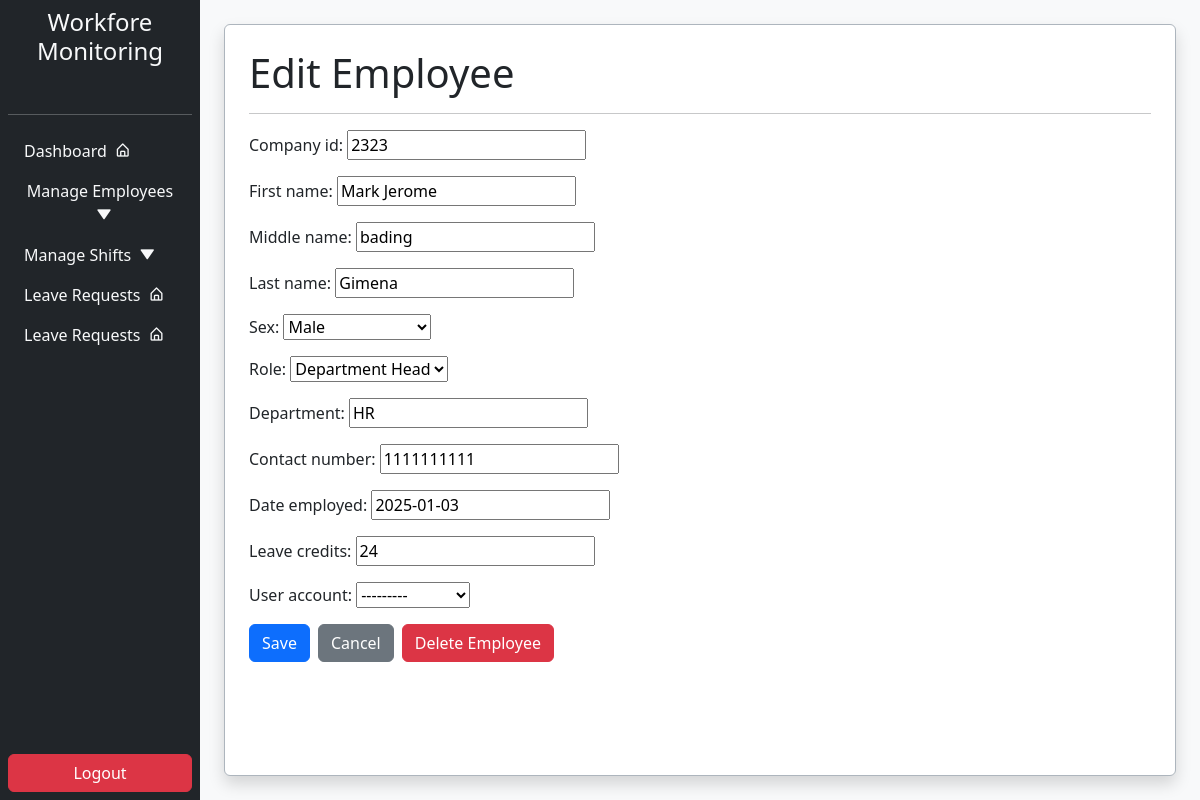
/employee/edit/10/, run on an earlier commit of the app's database.
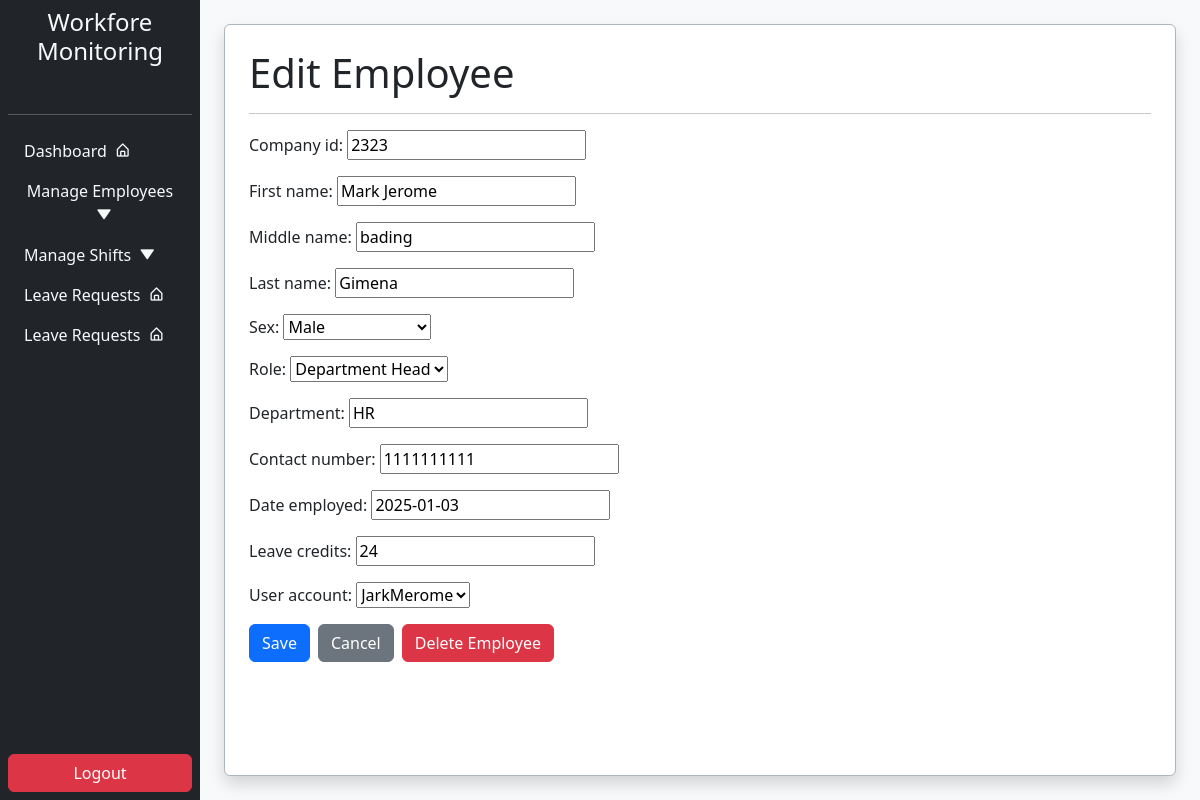
And on a later commit of the database.
### core/models.py (models this page shows, shortened)
class Employee(models.Model):
    SEX_CHOICES = [
        ('Male', 'Male'),
        ('Female', 'Female'),
        ('Other', 'Prefer not to Say'),
    ]
    ROLE_CHOICES = [
        ('Regular Employee', 'Regular Employee'),
        ('Department Head', 'Department Head'),
        ('Administrator', 'Administrator'),
    ]
    employee_id = models.AutoField(primary_key=True)  # Auto-incrementing primary key
    company_id = models.CharField(max_length=20, blank=False)  # Changed to CharField
    first_name = models.CharField(max_length=100, blank=False)
    middle_name = models.CharField(max_length=100, blank=True, null=True)
    last_name = models.CharField(max_length=100, blank=False)
    sex = models.CharField(max_length=20, choices=SEX_CHOICES, blank=False)
    role = models.CharField(max_length=20, choices=ROLE_CHOICES, default='Regular Employee', blank=False)
    department = models.CharField(max_length=100, blank=False)
    contact_number = models.CharField(max_length=15, blank=False)
    date_employed = models.DateField()
    leave_credits = models.IntegerField(default=0, blank=False)
    user_account = models.OneToOneField(User, on_delete=models.SET_NULL, null=True, blank=True, related_name='employee')
    class Meta:
        ordering = ['last_name', 'first_name']  # Default ordering
        verbose_name = 'Employee'
        verbose_name_plural = 'Employees'
        db_table = 'employee_table'  # Custom database table name
        constraints = [
            models.CheckConstraint(
                check=models.Q(leave_credits__gte=0),
                name='positive_leave_credits',
            ),
        ]

### core/views.py (the view, shortened to what this page needs)
# urls.py: path('employee/edit/<int:pk>/', views.EmployeeEditView.as_view(), name='employee_edit'),
class EmployeeEditView(UpdateView):
    model = Employee
    form_class = EmployeeForm
    template_name = 'employee_edit_form.html'
    success_url = reverse_lazy('view_employee_list')  # Redirect to the employee list page after successful edit
    def get_object(self, queryset=None):
        return get_object_or_404(Employee, pk=self.kwargs['pk'])

### core/forms.py (shortened to what this page needs)
class EmployeeForm(forms.ModelForm):
    class Meta:
        model = Employee
        fields = '__all__'  # Include all fields from the model

### core/templates/employee_edit_form.html (shortened to what this page needs)
{% extends "base.html" %}
{% block content %}
    <h1>Edit Employee</h1>
    <hr>
    <form method="post" action="{% url 'employee_edit' employee.employee_id %}">
        {{ form.as_p }}
        <div class="d-flex gap-2">
            <button type="submit" class="btn btn-primary">Save</button>
            <a href="{% url 'view_employee_list' %}" class="btn btn-secondary">Cancel</a>
            <form method="POST" action="{% url 'employee_delete' employee.employee_id %}" class="d-inline">
                <button type="submit" class="btn btn-danger" onclick="return confirm('Are you sure you want to delete this employee?');">
                    Delete Employee
                </button>
            </form>
        </div>
    </form>
{% endblock %}

### core/templates/base.html (shortened to what this page needs)
{% load static %}
<!DOCTYPE html>
<html lang="en">
<head>
    <link rel="stylesheet" href="{% static 'bootstrap/css/bootstrap.min.css' %}">
    <link rel="stylesheet" href="{% static 'css/flatpickr.min.css' %}">
    <link href='https://unpkg.com/boxicons@2.1.1/css/boxicons.min.css' rel='stylesheet'>
</head>
<body>
    <div class="container-fluid vh-100">
        <div class="row h-100">
            <nav class="col-12 col-md-3 col-lg-2 bg-dark text-light d-flex flex-column p-2">
                <div class="text-center mb-4">
                    <h4>Workfore Monitoring</h4>
                </div>
                <hr>
                    <ul class="nav flex-column nav-pills">
                        <li class="nav-item">
                          <a class="nav-link text-light" aria-current="page" href="{% url 'dashboard' %}">
                            Dashboard<i class='bx bx-home-alt ms-2'></i></a>
                        </li>
                        <li class="nav-item">
                          <button class="nav-link text-light " type="button" data-bs-toggle="collapse" data-bs-target="#manageEmpCollapse" aria-expanded="false" aria-controls="manageEmpCollapse">
                            </i>Manage Employees<i class='bx bxs-down-arrow ms-2'></i></button>
                        </li>
                        <li class="nav-item">
                            <button class="nav-link text-light " type="button" data-bs-toggle="collapse" data-bs-target="#manageShftCollapse" aria-expanded="false" aria-controls="manageShftCollapse">
                            Manage Shifts<i class='bx bxs-down-arrow ms-2'></i></button>
                          </li>
                          <li class="nav-item">
                            <a class="nav-link text-light" aria-current="page" href="{ % url 'dashboard' % }">
                              Leave Requests<i class='bx bx-home-alt ms-2'></i></a>
                          </li>
                          <li class="nav-item">
                            <a class="nav-link text-light" aria-current="page" href="{ % url 'dashboard' % }">
                              Leave Requests<i class='bx bx-home-alt ms-2'></i></a>
                          </li>
                      </ul>
                <div class="mt-auto">
                    <a href="/logout" class="btn btn-danger w-100">Logout</a>
                </div>
            </nav>
            <main class="col-12 col-md-9 col-lg-10 bg-light p-4">
                <div class="bg-white p-4 rounded shadow w-100 h-100 border border-dark-subtle">
                    {% block content %}{% endblock %}
                </div>
            </main>
        </div>
    </div>
</body>
</html>

What changed in the data, as far as the page shows it:
changed Employee "Mark Jerome": user_account "---------" → "JarkMerome"
